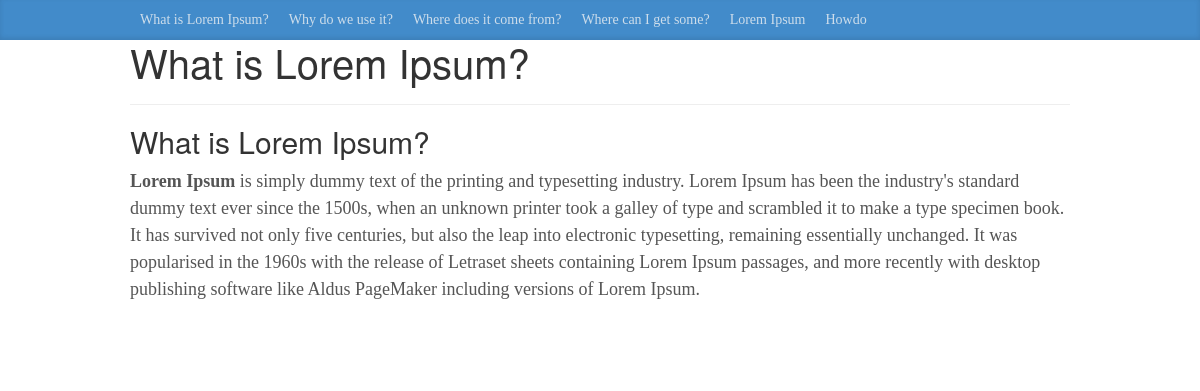
The page / on the database its author committed.
### tables this page shows
CREATE TABLE `webpages` (
  `id` int(9) NOT NULL,
  `Title` varchar(255) NOT NULL,
  `URL` varchar(255) NOT NULL,
  `Keywords` varchar(150) NOT NULL,
  `Description` varchar(250) DEFAULT NULL,
  `PageDetails` longtext DEFAULT NULL,
  `PageName` varchar(90) DEFAULT NULL,
  `PageType` int(3) DEFAULT NULL
);

### admin/pages/pageClass.php (called while the page is built, shortened)
<?php
class pagesClass extends connectionClass{
    public function listPages(){
        $list="select * from webpages Order By Id ";
        $result=  $this->query($list);
        $count=  $result->num_rows;
        if($count < 1){}else{
            while($row= $result->fetch_array(3)){
                $arr[]= $row;
            }
            return $arr;
        }
    }
    public function particularPageSlug($id) {
        $list="select * from webpages where URL='$id'";
        $result=  $this->query($list);
        $count=  $result->num_rows;
        if($count < 1){}else{
            while($row= $result->fetch_array(3)){
                return $row;
            }
        }
    }
}

### index.php (the view, shortened to what this page needs)
<?php
include_once 'admin/pages/pageClass.php';
$pageClass=new pagesClass();
$pageList=$pageClass->listPages();
$pid=$_GET[pid];
if($pid==""){
    $pageDetails=$pageClass->particularPageSlug($pageList[0]['URL']);
}
else
{
    $pageDetails=$pageClass->particularPageSlug($pid);
    if($pageDetails[id]==""){
        header("location:404.html");
    }
}
?>
<!DOCTYPE html>
<html lang="en">
  <head>
    <link href="css/bootstrap.min.css" rel="stylesheet">
    <link href="css/blog.css" rel="stylesheet">
  </head>
  <body>
    <div class="blog-masthead">
      <div class="container">
        <nav class="blog-nav">
            <?php
                    if(count($pageList)){
                        foreach ($pageList as $value) {
                            echo '<a class="blog-nav-item" href="/cms/'.$value[URL].'">'.$value[PageName].'</a>';
                        }
                    }
            ?>
        </nav>
      </div>
    </div>
    <div class="container">
      <div class="row">
        <div class="col-sm-12 blog-main">
          <div class="blog-post">
            <h2 class="blog-post-title"><?php echo $pageDetails["Title"] ?></h2>
            <hr>
            <?php echo $pageDetails["PageDetails"] ?>
          </div>
        </div>
      </div>
    </div>
  </body>
</html>

### css/blog.css (style rules this page uses)
body { font-family: Georgia, "Times New Roman", Times, serif; color: #555; }
h1, .h1, h2, .h2, h3, .h3, h4, .h4, h5, .h5, h6, .h6 { margin-top: 0; font-family: "Helvetica Neue", Helvetica, Arial, sans-serif; font-weight: normal; color: #333; }
@media (min-width: 1200px) { .container { width: 970px; } }
.blog-masthead { background-color: #428bca; -webkit-box-shadow: inset 0 -2px 5px rgba(0,0,0,.1); box-shadow: inset 0 -2px 5px rgba(0,0,0,.1); }
.blog-nav-item { position: relative; display: inline-block; padding: 10px; font-weight: 500; color: #cdddeb; }
.blog-main { font-size: 18px; line-height: 1.5; }
.blog-post { margin-bottom: 60px; }
.blog-post-title { margin-bottom: 5px; font-size: 40px; }

### rows shown on the page
webpages: PageName "What is Lorem Ipsum?", Title "What is Lorem Ipsum?", PageDetails "What is Lorem Ipsum? Lorem Ipsum is simply dummy text of the printing and typesetting industry. Lorem Ipsum has been the industry's standard dummy text ever since the 1500s, when an unknown printer took a galley of type and scrambled it to make a type specimen book. It has survived not only five centuries, but also the leap into electronic typesetting, remaining essentially unchanged. It was popularised in the 1960s with the release of Letraset sheets containing Lorem Ipsum passages, and more recently with desktop publishing software like Aldus PageMaker including versions of Lorem Ipsum."
webpages: PageName "Why do we use it?"
webpages: PageName "Where does it come from?"
webpages: PageName "Where can I get some?"
webpages: PageName "Lorem Ipsum"
webpages: PageName "Howdo"
